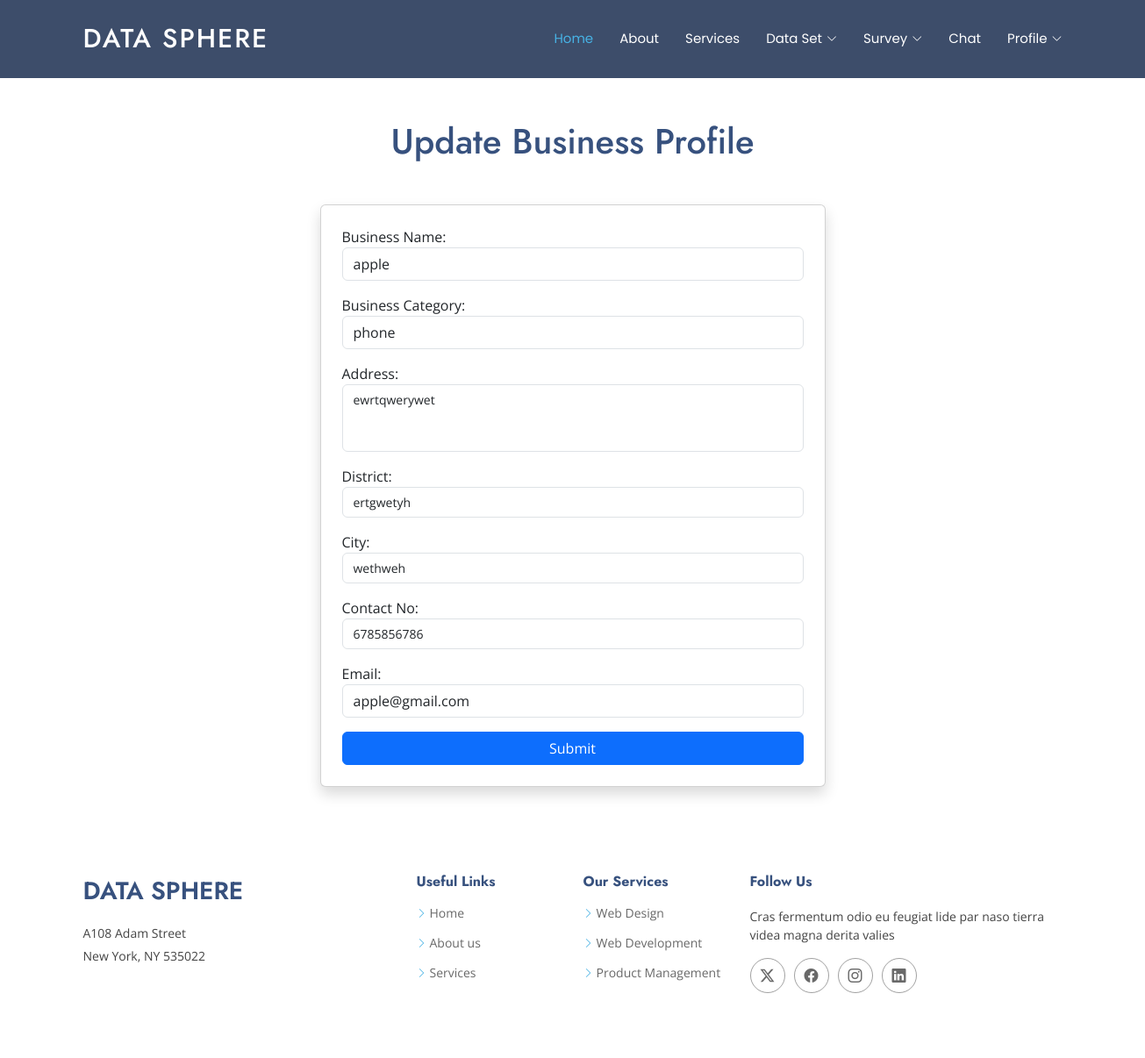
/update_buss (signed in), run on the app's committed database.
### Dataapp/models.py (models this page shows)
class Bussines(models.Model):
    bussines_name=models.CharField(max_length=100)
    bussines_category=models.CharField(max_length=100)
    address=models.CharField(max_length=100)
    district=models.CharField(max_length=100)
    city=models.CharField(max_length=100)
    contact_no=models.CharField(max_length=10)
    status=models.IntegerField(default=0)
    login=models.ForeignKey(Login,on_delete=models.CASCADE)

class Login(models.Model):
    email=models.EmailField(max_length=100)
    password=models.CharField(max_length=100)
    user_type=models.CharField(max_length=10)

### Dataapp/views.py (the view)
# urls.py: path('update_buss',views.update_buss,name='update_buss'),
def update_buss(request):
    log=request.session['buss_id']
    logid=get_object_or_404(Login,id=log)
    user=get_object_or_404(Bussines,login=logid)
    if request.method=='POST':
        form=BussinesForm(request.POST,instance=user)
        form2=EmailForm(request.POST,instance=logid)
        if form.is_valid() and form2.is_valid():
            form.save()
            form2.save()
            return redirect('user')
    else:
        form=BussinesForm(instance=user)
        form2=EmailForm(instance=logid)
    return render(request,'bussiness/buss_profile_update.html',{'form':form,'form2':form2})

### Dataapp/forms.py
class EmailForm(forms.ModelForm):
    email = forms.EmailField(
        widget=forms.EmailInput(attrs={
            'class': 'form-control',
            'placeholder': 'Enter your email address',
        })
    )
    class Meta:
        model = Login
        fields = ['email']
        labels = {
            'email': 'Email Address',
        }

### Dataapp/templates/bussiness/buss_profile_update.html (shortened to what this page needs)
{% extends "bussiness/header.html" %}
{% load static %}
{% block content %}
<!DOCTYPE html>
<html>
    <head>
        <link href="{% static 'user/assets/vendor/bootstrap/css/bootstrap.min.css' %}" rel="stylesheet">
        <link href="{% static 'user/assets/vendor/bootstrap-icons/bootstrap-icons.css' %}" rel="stylesheet">
        <link href="{% static 'user/assets/vendor/aos/aos.css' %}" rel="stylesheet">
        <link href="{% static 'user/assets/vendor/glightbox/css/glightbox.min.css' %}" rel="stylesheet">
        <link href="{% static 'user/assets/vendor/swiper/swiper-bundle.min.css' %}" rel="stylesheet">
        <link href="{% static 'user/assets/css/main.css' %}" rel="stylesheet">
    </head>
    <body>
        <br><br>
        <h1 class="text-center mb-4">Update Business Profile</h1>
        <div class="container mt-5">
            <div class="card shadow p-4">
                <form method="post">
                    <div class="form-group mb-3">
                        <label for="id_bussines_name">Business Name:</label>
                        {{ form.bussines_name }}
                    </div>
                    <div class="form-group mb-3">
                        <label for="id_bussines_category">Business Category:</label>
                        {{ form.bussines_category }}
                    </div>
                    <div class="form-group mb-3">
                        <label for="id_address">Address:</label>
                        {{ form.address }}
                    </div>
                    <div class="form-group mb-3">
                        <label for="id_district">District:</label>
                        {{ form.district }}
                    </div>
                    <div class="form-group mb-3">
                        <label for="id_city">City:</label>
                        {{ form.city }}
                    </div>
                    <div class="form-group mb-3">
                        <label for="id_contact_no">Contact No:</label>
                        {{ form.contact_no }}
                    </div>
                    <div class="form-group mb-3">
                        <label for="id_email">Email:</label>
                        {{ form2.email }}
                    </div>
                    <button type="submit" class="btn btn-primary w-100">Submit</button>
                </form>
            </div>
        </div>
    </body>
</html>
<br><br>
{% endblock %}

### Dataapp/static/user/assets/css/main.css (style rules this page uses)
:root { --default-font: "Open Sans", system-ui, -apple-system, "Segoe UI", Roboto, "Helvetica Neue", Arial, "Noto Sans", "Liberation Sans", sans-serif, "Apple Color Emoji", "Segoe UI Emoji", "Segoe UI Symbol", "Noto Color Emoji"; --heading-font: "Jost", sans-serif; --nav-font: "Poppins", sans-serif; }
:root { --background-color: #ffffff; --default-color: #444444; --heading-color: #37517e; --accent-color: #47b2e4; --surface-color: #ffffff; --contrast-color: #ffffff; }
:root { --nav-color: #ffffff; --nav-hover-color: #47b2e4; --nav-mobile-background-color: #ffffff; --nav-dropdown-background-color: #ffffff; --nav-dropdown-color: #444444; --nav-dropdown-hover-color: #47b2e4; }
:root { scroll-behavior: smooth; }
body { color: var(--default-color); background-color: var(--background-color); font-family: var(--default-font); }
h1, h2, h3, h4, h5, h6 { color: var(--heading-color); font-family: var(--heading-font); }

### Dataapp/templates/bussiness/buss_profile_update.html (style rules this page uses)
.container.mt-5 { max-width: 600px; }

### data on the page
Bussines: bussines_name "apple", bussines_category "phone", address "ewrtqwerywet", district "ertgwetyh", city "wethweh", contact_no "6785856786"
Login: email "apple@gmail.com"
